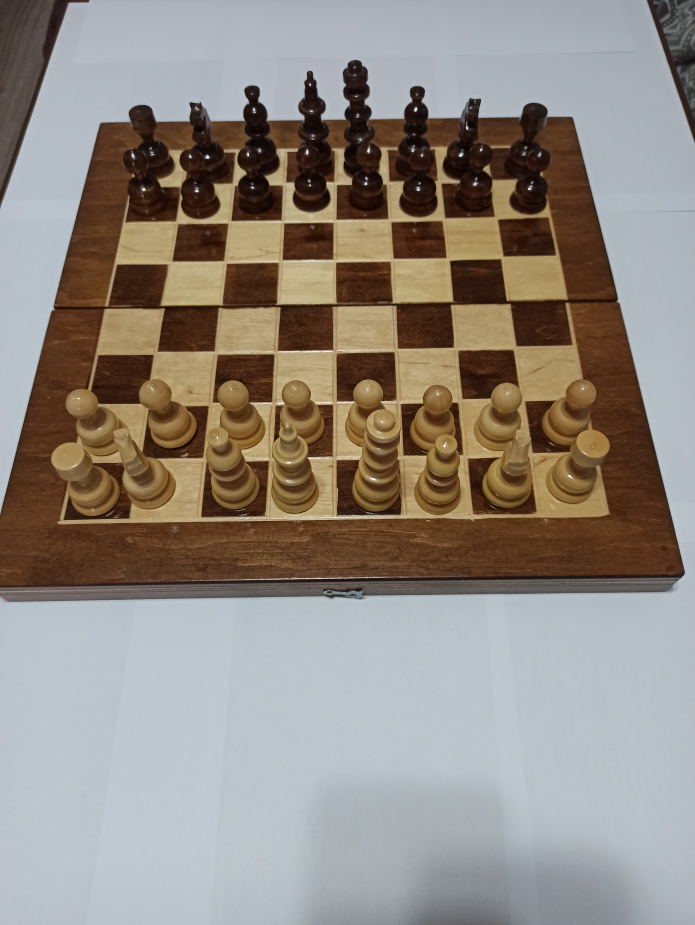
#> input picture Images/Training/board/IMG_20210425_130230.jpg, 3472 x 4624 px (shown at 1/5 size); its folder holds only this picture in this run
$ python Resize.py
#> lines starting #> are read from the running program, lines starting #| are printed output that depends on the picture
from cv2 import cv2
import os
path = '../Images/Training/board'
resized_path = '../Images/Training/board'

for root, dir, files in os.walk(path):
    for file in files:
        img = cv2.imread(os.path.join(root,file))
#> img is the input picture: shape (4624, 3472, 3); mean B, G, R 128.8, 137.2, 144.7
        dim = (1000, 751)
        resized = cv2.resize(img, dim, interpolation = cv2.INTER_AREA)
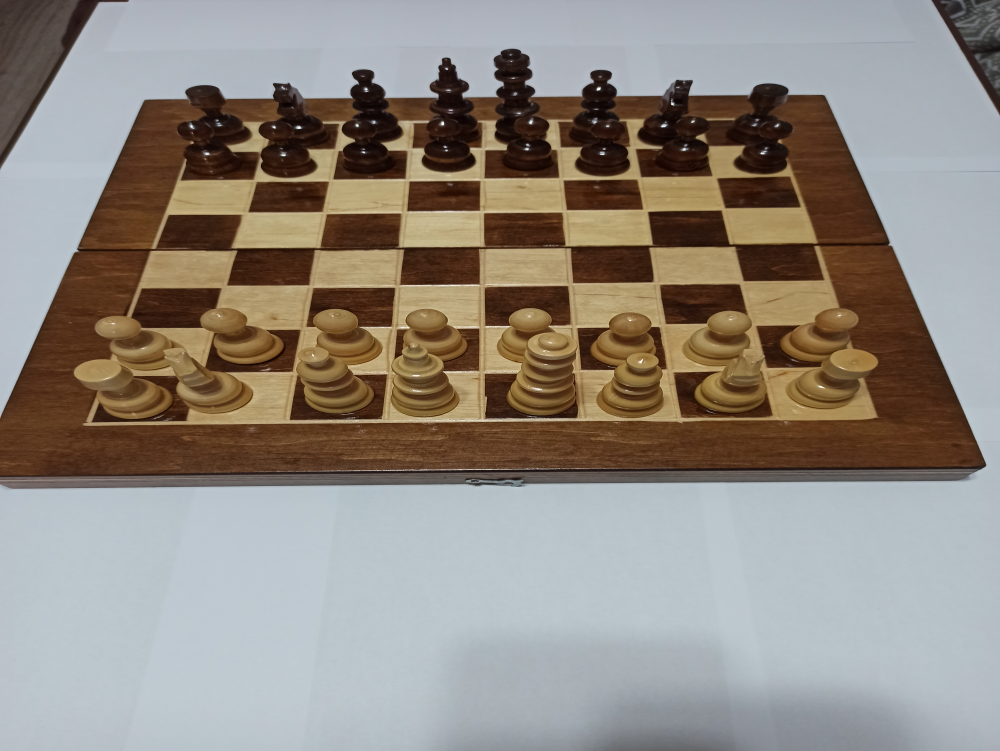
#> resized: shape (751, 1000, 3); mean B, G, R 128.8, 137.2, 144.7
        print(files.index(file) + 1, "/", len(files))
        cv2.imwrite(os.path.join(resized_path, file), resized)

$ run again, on Images/Training/board/IMG_20210425_130246.jpg
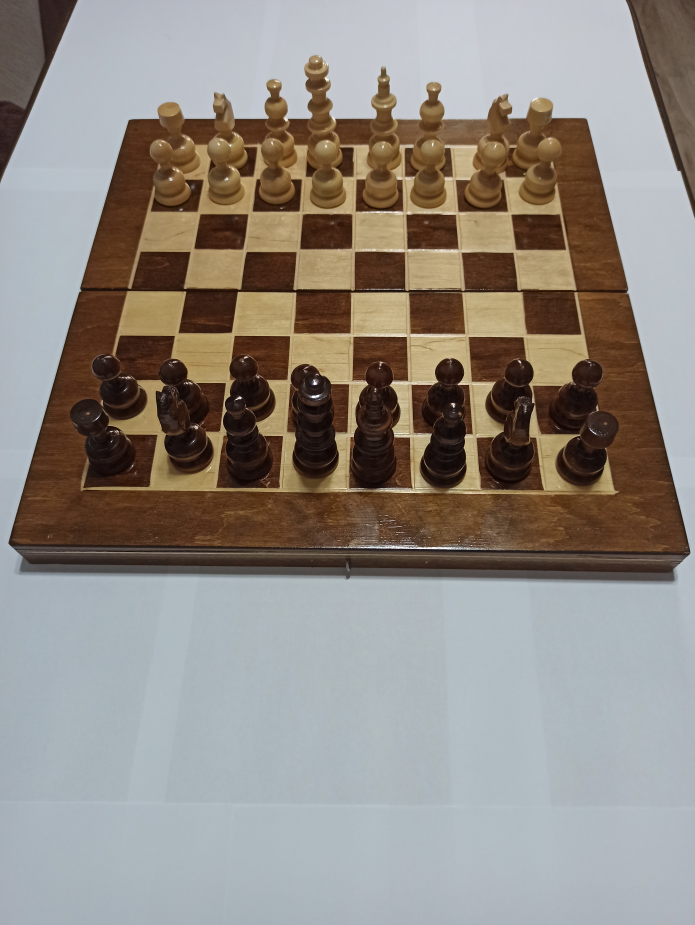
#> input picture Images/Training/board/IMG_20210425_130246.jpg, 3472 x 4624 px (shown at 1/5 size)
#> img is the input picture: shape (4624, 3472, 3); mean B, G, R 131.2, 138.2, 144.7
#> `resized = cv2.resize(img, dim, interpolation = cv2.INTER_AREA)`:
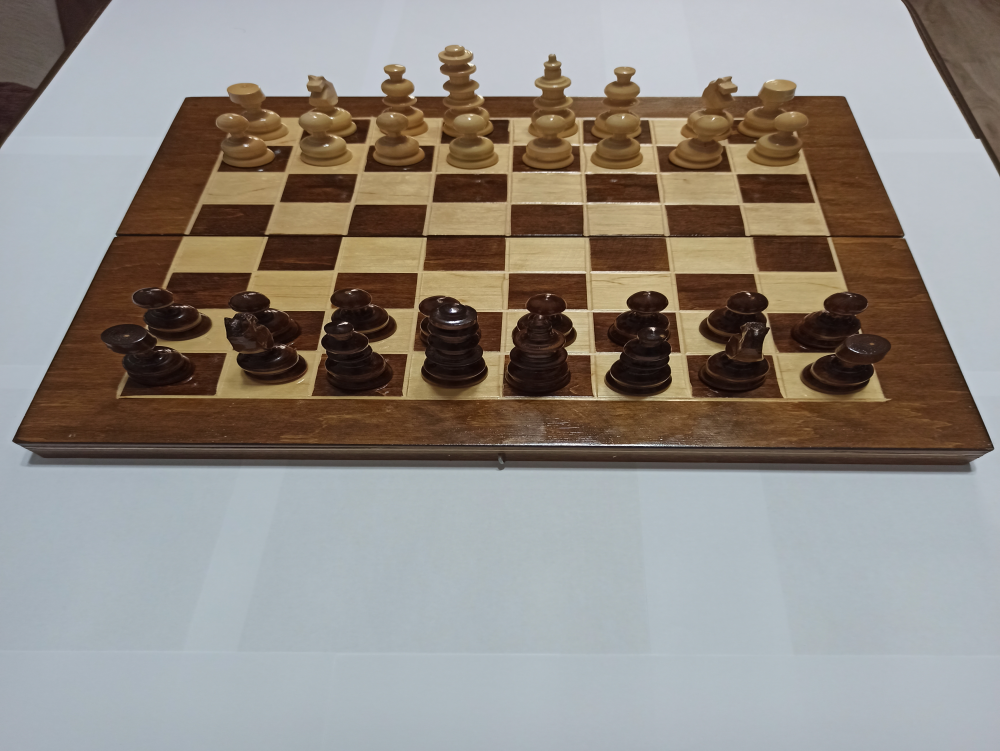
#> resized: shape (751, 1000, 3); mean B, G, R 131.2, 138.2, 144.7

$ run again, on Images/Training/board/IMG_20210425_130250.jpg
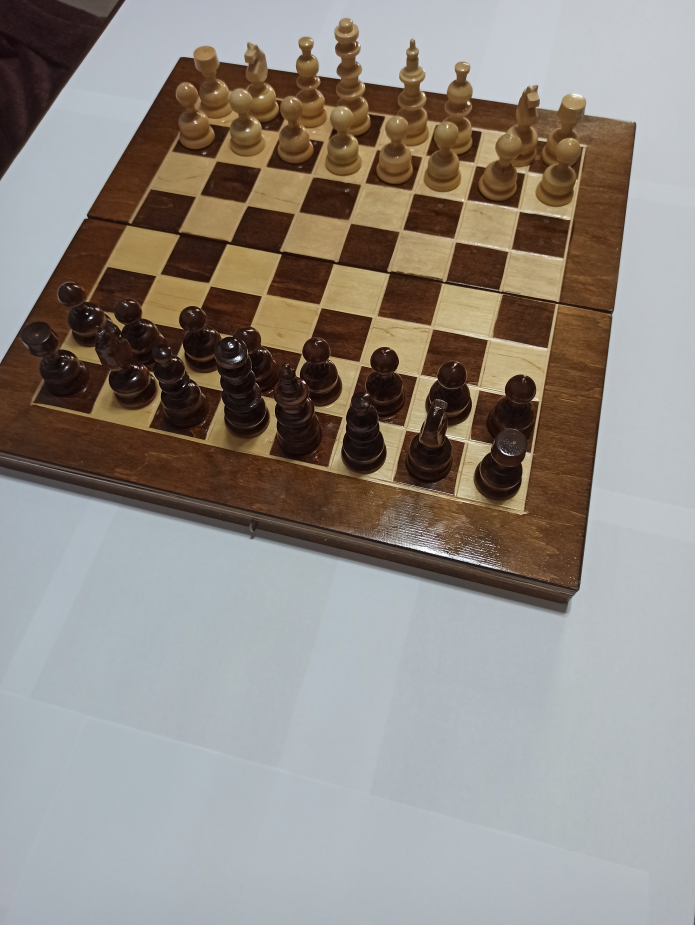
#> input picture Images/Training/board/IMG_20210425_130250.jpg, 3472 x 4624 px (shown at 1/5 size)
#> img is the input picture: shape (4624, 3472, 3); mean B, G, R 131.3, 138, 144.6
#> `resized = cv2.resize(img, dim, interpolation = cv2.INTER_AREA)`:
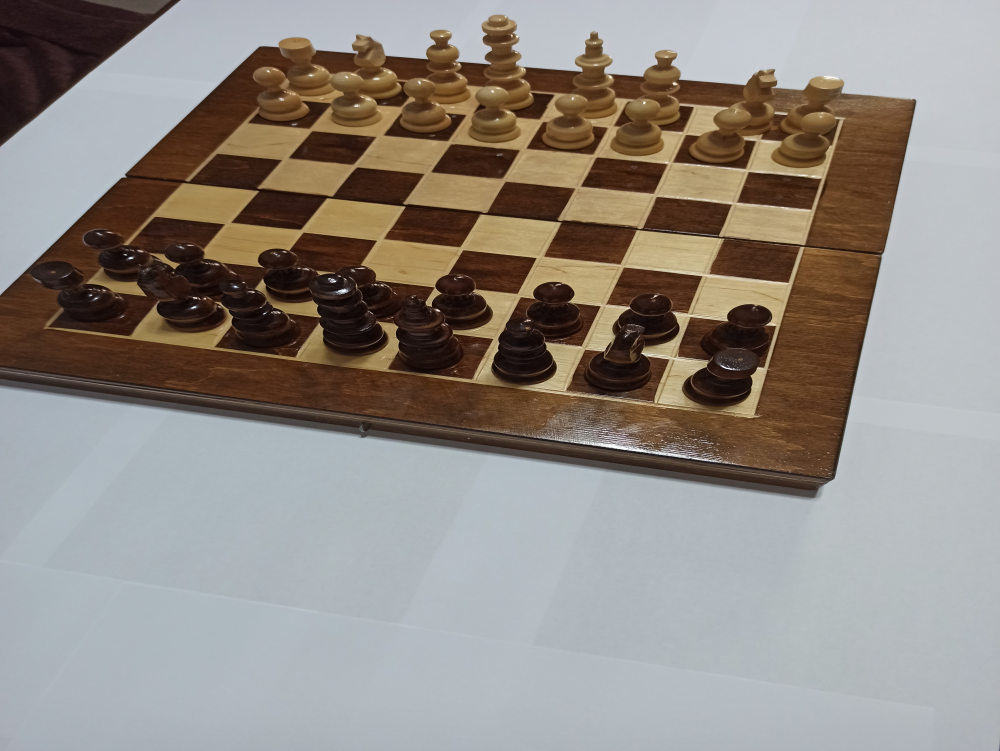
#> resized: shape (751, 1000, 3); mean B, G, R 131.3, 138, 144.6
